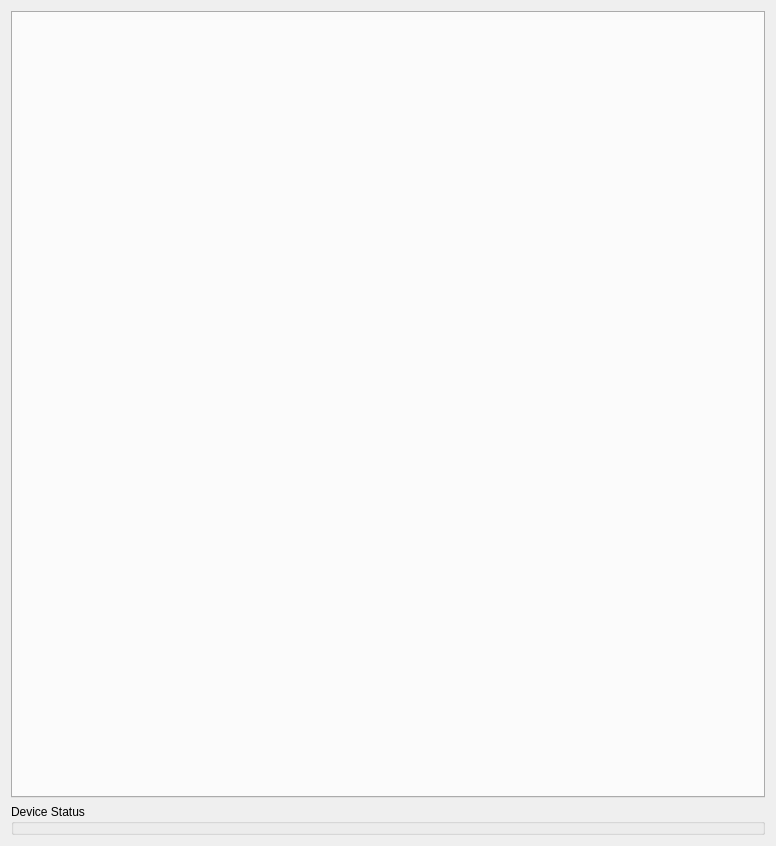
<?xml version="1.0" encoding="UTF-8"?>
<ui version="4.0">
 <class>Form_mainCentral</class>
 <widget class="QWidget" name="Form_mainCentral">
  <property name="geometry">
   <rect>
    <x>0</x>
    <y>0</y>
    <width>776</width>
    <height>846</height>
   </rect>
  </property>
  <property name="windowTitle">
   <string>Form</string>
  </property>
  <layout class="QVBoxLayout" name="verticalLayout">
   <item>
    <widget class="QTabWidget" name="tabWidget_components"/>
   </item>
   <item>
    <widget class="QGroupBox" name="groupBox_deviceStatus">
     <property name="title">
      <string>Device Status</string>
     </property>
    </widget>
   </item>
  </layout>
 </widget>
 <resources>
  <include location="jvxRtprocHost.qrc"/>
 </resources>
 <connections/>
</ui>
